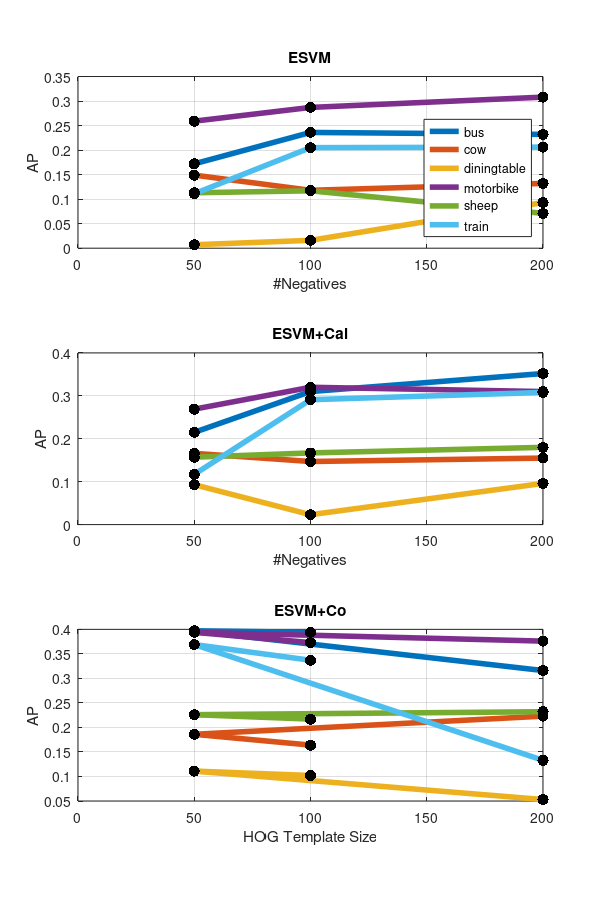

MATLAB code to generate this figure:
%busmat
n{1}='bus';
c{1} = [.232 .352 .394; ...
        .172 .215 .316;...
        .236 .310 .397];

n{2} = 'cow';
c{2} =[.132 .155 .164;...
       .149 .166 .223;...
       .118 .147 .186];

n{3}='diningtable';
c{3}=[.093 .096 .102;...
      .007 .093 .053;...
      .016 .023 .111];
    
n{4}='motorbike';
c{4} =[.308 .310 .373;...
       .259 .269 .376;...
       .287 .320 .394];
    
n{5}='sheep';            
c{5}=[.071 .180 .217;...
      .113 .157 .232;...
      .117 .167 .226];

n{6}='train';
c{6} = [.206 .308 .337;
        .111 .117 .133;
        .205 .291 .369];

for i = 1:length(c)
  c{i} = c{i}([2 3 1],:);
end


figure(14)
clf
subplot(3,1,1)
for i = 1:length(n)
  plot([50 100 200],c{i}(:,1),'LineWidth',4)
  hold all
  
end

for i = 1:length(n)
  plot([50 100 200],c{i}(:,1),'k.','MarkerSize',24)
  hold all;
end
legend(n,'Location','SouthEast');
grid on;
xlabel('#Negatives');
ylabel('AP')
title('ESVM')

subplot(3,1,2)
for i = 1:length(n)
  plot([50 100 200],c{i}(:,2),'LineWidth',4)
  hold all;
end

for i = 1:length(n)
  plot([50 100 200],c{i}(:,2),'k.','MarkerSize',24)
  hold all;
end
grid on;
xlabel('#Negatives');
ylabel('AP')
title('ESVM+Cal')


subplot(3,1,3)
for i = 1:length(n)
  plot([200 50 100],c{i}(:,3),'LineWidth',4)
  hold all
end
for i = 1:length(n)
  plot([200 50 100],c{i}(:,3),'k.','MarkerSize',24);
end
grid on;
xlabel('HOG Template Size');
ylabel('AP')
title('ESVM+Co')

%set(gca,'XTick',[1 2 3 4])
%set(gca,'XTickLabel',{'1','2','3','4'});

set(gcf,'PaperPosition',[0 0 6 9]);
print(gcf,'-depsc2','/nfs/baikal/tmalisie/nn311/hog-sizer3.eps')